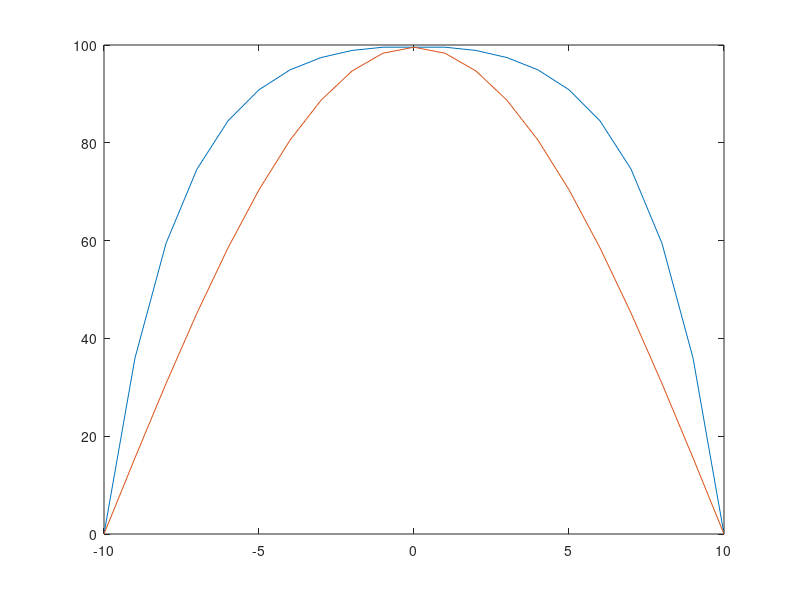

The MATLAB script that drew this image:

 deltax = 1.;
 phi5 = 0.;
 sigma_a = 9.7e-2;
 sigma_s = 4.3e-1;
 source = 10.;
 
 D = sigma_s / (3 * (sigma_a + sigma_s)^2);
 a = 1 / deltax^2;
 b = -(2/deltax^2 + sigma_a/D);
 source = -source/D;
 
 A = [a+b, a, 0, 0, 0, 0, 0, 0, 0;
      a,   b, a, 0, 0, 0, 0, 0, 0;
      0,   a, b, a, 0, 0, 0, 0, 0;
      0,   0, a, b, a, 0, 0, 0, 0;
      0,   0, 0, a, b, a, 0, 0, 0;
      0,   0, 0, 0, a, b, a, 0, 0;
      0,   0, 0, 0, 0, a, b, a, 0;
      0,   0, 0, 0, 0, 0, a, b, a;
      0,   0, 0, 0, 0, 0, 0, a, b;];
S = [source;source;source;source;source;source;source;source;source];
 
flux = linsolve(A, S);
 
flux = [phi5; flipud(flux); flux(1); flux; phi5];

plot(linspace(-10, 10, 21), flux);
hold on
plot(linspace(-10, 10, 21), flux(10) * cos(pi/20 * linspace(-10, 10, 21)));
hold off

